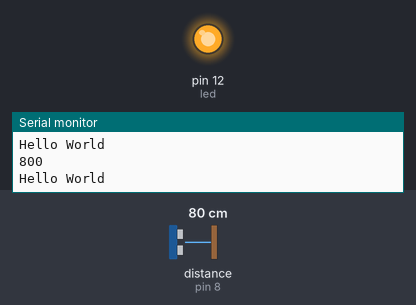
Bench run of a sketch on a simulated Arduino Uno, built with avr-gcc and run on an emulated ATmega328P. Shown: output pins drawn as LEDs (lit = HIGH), the last lines printed to the serial monitor. Wiring (inferred from the names in the program): ultrasonic range finder: trigger pin 9; echo pin 8. The inputs (shaded band) are chosen by the test bench; at power-on: distance to the obstacle (sensor on pin 8) 80 cm. The echo pulse lasts 58.3 µs per cm; pins used as bus, display or sensor lines are not drawn.

Above: at 1.2 s.
1.3 s: distance to the obstacle (sensor on pin 8) set to 144 cm
4.3 s: distance to the obstacle (sensor on pin 8) set to 152 cm
5.8 s: distance to the obstacle (sensor on pin 8) set to 144 cm
At 8.3 s:
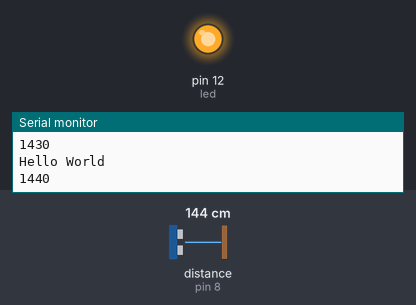
8.8 s: distance to the obstacle (sensor on pin 8) set to 22 cm
11.3 s: distance to the obstacle (sensor on pin 8) set to 18 cm
At 12.6 s:
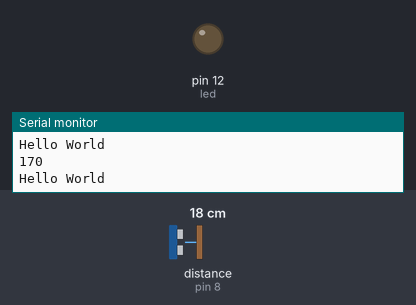
Timing chart, 0 to 14.3 s (numbered marks = the images above; inputs shaded):
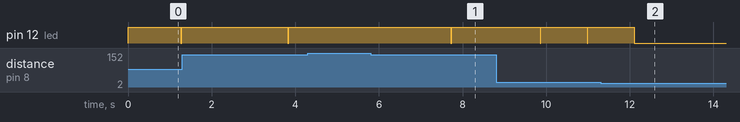

The sketch:

sketch_jun16a.ino
```cpp
//
///*
// * created by Rui Santos, https://randomnerdtutorials.com
// *
// * Complete Guide for Ultrasonic Sensor HC-SR04
// *
//    Ultrasonic sensor Pins:
//        VCC: +5VDC
//        Trig : Trigger (INPUT) - Pin11
//        Echo: Echo (OUTPUT) - Pin 12
//        GND: GND
// */
//
//int trigPin = 11;    // Trigger
//int echoPin = 12;    // Echo
//long duration, cm, inches;
//int trigPin2 = 8;    // Trigger
//int echoPin2 = 9;    // Echo
//long duration2;
//int ledpin1 = 4;
//int ledpin2 = 6;
//int ledpin3 = 5;
//
//void setup() {
//  //Serial Port begins
//  Serial.begin (9600);
//  //Define inputs and outputs
//  pinMode(trigPin, OUTPUT);
//  pinMode(echoPin, INPUT);
//  pinMode(trigPin2, OUTPUT);
//  pinMode(echoPin2, INPUT);
//  pinMode(ledpin1, OUTPUT);
//  pinMode(ledpin2, OUTPUT);
//  pinMode(ledpin3, OUTPUT);
//  digitalWrite(ledpin1, LOW);
//  digitalWrite(ledpin2, LOW);
//  digitalWrite(ledpin3, LOW);
//
//
//   //test test test test yrd  test test test
//   //Test
//   //Hello
//   //hello
//  //Baiat
//  //test
//   //no
//   //test
//   //testr
//
////Noooo
////TEST
//   //test
//   //test
//   //how test
//   //Neat!
//   //Test
//   //TEst/
//   //asdfadsf
//   //adfasdfasdfgasd
//   //test
//   //TEST
//   //TEAST
//   //TEST
//   //TEST
//   //TOAst
//   //HELLO WORLD
//   //TEST#
//   //WHHHYYYY
//   //TESTING2
//   //TESTING 1
//   //TEST
//   //MY GOD
//   //TEST
//   //HOW ARE YOU TODAY
//
//
//}
//
//void loop() {
//  // The sensor is triggered by a HIGH pulse of 10 or more microseconds.
//  // Give a short LOW pulse beforehand to ensure a clean HIGH pulse:
//  digitalWrite(trigPin, LOW);
//  delayMicroseconds(5);
//  digitalWrite(trigPin, HIGH);
//  delayMicroseconds(10);
//  digitalWrite(trigPin, LOW);
//
//  // Read the signal from the sensor: a HIGH pulse whose
//  // duration is the time (in microseconds) from the sending
//  // of the ping to the reception of its echo off of an object.
//  pinMode(echoPin, INPUT);
//  duration = pulseIn(echoPin, HIGH);
//
//
//  digitalWrite(trigPin2, LOW);
//  delayMicroseconds(5);
//  digitalWrite(trigPin2, HIGH);
//  delayMicroseconds(10);
//  digitalWrite(trigPin2, LOW);
//
//  // Read the signal from the sensor: a HIGH pulse whose
//  // duration is the time (in microseconds) from the sending
//  // of the ping to the reception of its echo off of an object.
//  pinMode(echoPin2, INPUT);
//  duration2 = pulseIn(echoPin2, HIGH);
//
//  long dur = (duration + duration2)/2;
//
//  if(duration < (duration2*2) && duration2 < (duration*2)){
//    // Convert the time into a distance
//    cm = (dur/2) / 29.1;     // Divide by 29.1 or multiply by 0.0343
//    inches = (duration/2) / 74;   // Divide by 74 or multiply by 0.0135
//    if(cm < 10){
//      digitalWrite(ledpin3, HIGH);
//      digitalWrite(ledpin2, LOW);
//      digitalWrite(ledpin1, LOW);
//    }
//    else{
//      if(cm <20){
//        digitalWrite(ledpin3, LOW);
//        digitalWrite(ledpin2, HIGH);
//        digitalWrite(ledpin1, LOW);
//      }
//
//      //TEST
//      else{
//        if(cm < 40){
//          digitalWrite(ledpin3, LOW);
//          digitalWrite(ledpin2, LOW);
//          digitalWrite(ledpin1, HIGH);
//        }
//        else{
//          digitalWrite(ledpin3, LOW);
//          digitalWrite(ledpin2, LOW);
//          digitalWrite(ledpin1, LOW);
//        }
//      }
//    }
//
//    //  Serial.print(inches);
//    //  Serial.print("in, ");
//    Serial.println(cm);
//    //  Serial.print("cm");
//    //  Serial.println();
//  }
//
//
//
//
//
//
//  delay(10);
//}
//Testing
//Tested

int echo = 8;
int trigger = 9;
int led = 12;
int duration, cm;


void setup() {

  Serial.begin (9600);
  pinMode(trigger, OUTPUT);
  pinMode(echo, INPUT);
  pinMode(led, OUTPUT);


}

void loop() {
  digitalWrite(trigger, LOW);
  delayMicroseconds(5);
  digitalWrite(trigger, HIGH);
  delayMicroseconds(10);
  digitalWrite(trigger, LOW);
  Serial.println("Hello World");
  pinMode(echo, INPUT);
  duration = pulseIn(echo, HIGH);
  cm = (duration/2) / 29.1;
  if(cm > 20){
    digitalWrite(led, HIGH);
  }
  else{
    digitalWrite(led, LOW);
  }

  Serial.println(cm*10);
  delay(10);
}
```

Measured:
- the behaviour switches between 21 and 20 cm on distance to the obstacle (sensor on pin 8) (found by bisection; images 1 and 2)
- after the input at 5.8 s, pin 12 (led): HIGH → LOW after 1.9 s, → HIGH 0.02 s later
- after the input at 11.3 s, pin 12 (led): goes on until 12.1 s, then stays LOW
